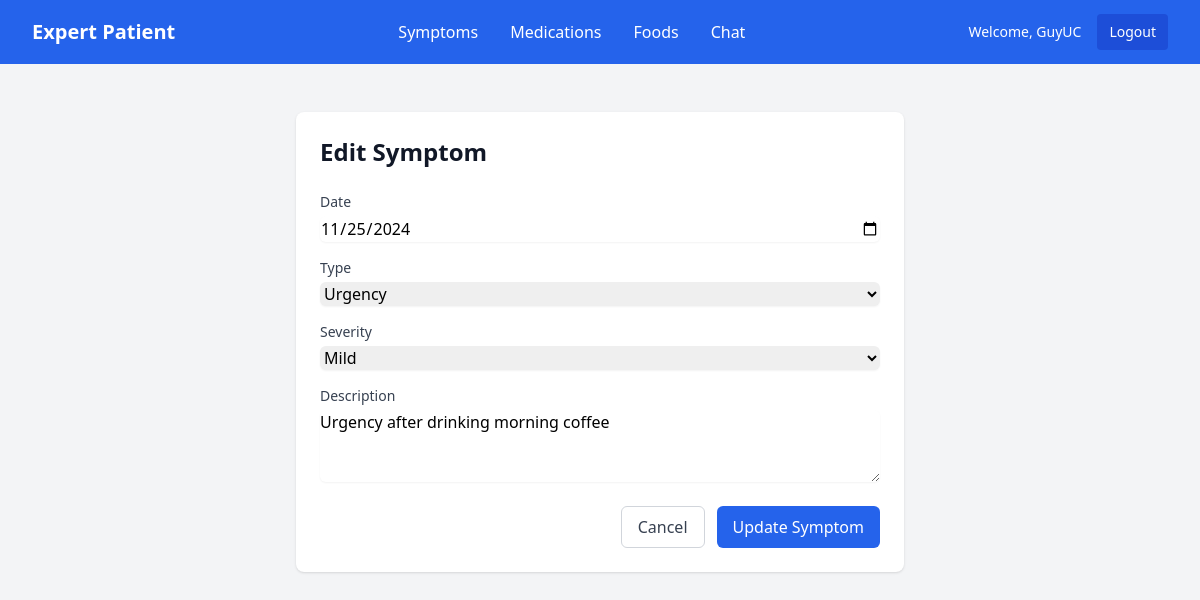
Page /symptoms/1/edit/ (signed in) on the committed database.
### symptoms/models.py (models this page shows, shortened)
class Symptom(models.Model):
    SEVERITY_CHOICES = [
        (1, 'Very Mild'),
        (2, 'Mild'),
        (3, 'Moderate'),
        (4, 'Severe'),
        (5, 'Very Severe'),
    ]
    SYMPTOM_TYPES = [
        ('pain', 'Abdominal Pain'),
        ('blood', 'Blood in Stool'),
        ('urgency', 'Urgency'),
        ('diarrhoea', 'Diarrhoea'),
        ('fatigue', 'Fatigue'),
        ('joint_pain', 'Joint Pain'),
        ('other', 'Other'),
    ]
    user = models.ForeignKey(settings.AUTH_USER_MODEL, on_delete=models.CASCADE)
    date = models.DateField(validators=[validate_past_date], default=date.today)
    type = models.CharField(max_length=100, choices=SYMPTOM_TYPES, default='other')
    severity = models.IntegerField(choices=SEVERITY_CHOICES)
    description = models.TextField(blank=True)
    class Meta:
        ordering = ['-date']

### symptoms/views.py (the view, shortened to what this page needs)
# urls.py: path('<int:pk>/edit/', views.SymptomUpdateView.as_view(), name='edit'),
class SymptomUpdateView(LoginRequiredMixin, UpdateView):
    model = Symptom
    form_class = SymptomForm
    template_name = 'symptoms/edit.html'
    success_url = reverse_lazy('symptoms:list')
    def get_queryset(self):
        return Symptom.objects.filter(user=self.request.user)

### symptoms/templates/symptoms/edit.html (shortened to what this page needs)
{% extends "base.html" %}
{% block content %}
<div class="max-w-2xl mx-auto px-4 sm:px-6 lg:px-8 py-12">
    <div class="bg-white shadow rounded-lg p-6">
        <h1 class="text-2xl font-bold text-gray-900 mb-6">Edit Symptom</h1>
        <form method="post" class="space-y-6">
            <div class="space-y-4">
                {% for field in form %}
                <div>
                    <label for="{{ field.id_for_label }}" class="block text-sm font-medium text-gray-700 mb-1">
                        {{ field.label }}
                    </label>
                    {{ field }}
                </div>
                {% endfor %}
            </div>
            <div class="flex justify-end space-x-3 mt-6">
                <a href="{% url 'symptoms:list' %}"
                    class="px-4 py-2 border border-gray-300 rounded-md text-gray-700 hover:bg-gray-50">
                    Cancel
                </a>
                <button type="submit" class="px-4 py-2 bg-blue-600 text-white rounded-md hover:bg-blue-700">
                    Update Symptom
                </button>
            </div>
        </form>
    </div>
</div>
{% endblock %}

### templates/base.html (shortened to what this page needs)
<!DOCTYPE html>
<html>
<head>
    <script src="https://cdn.tailwindcss.com"></script>
</head>
<body class="bg-gray-100">
    <nav class="bg-blue-600 text-white">
        <div class="max-w-7xl mx-auto px-4 sm:px-6 lg:px-8">
            <div class="flex justify-between h-16 items-center">
                <a href="{% url 'home:home' %}" class="text-xl font-bold">Expert Patient</a>
                <div class="flex justify-center">
                    <a class="px-4" href="{% url 'symptoms:list' %}">Symptoms</a>
                    <a class="px-4" href="{% url 'medications:list' %}">Medications</a>
                    <a class="px-4" href="{% url 'foods:list' %}">Foods</a>
                    <a class="px-4">Chat</a>
                </div>
                {% if user.is_authenticated %}
                <div class="flex items-center space-x-4">
                    <span class="text-sm">Welcome, {{ user.username }}</span>
                    <a href="{% url 'account_logout' %}"
                        class="text-sm bg-blue-700 px-3 py-2 rounded hover:bg-blue-800">
                        Logout
                    </a>
                </div>
                {% endif %}
            </div>
        </div>
    </nav>
    <main class="min-h-screen">
        {% block content %}{% endblock %}
    </main>
</body>
</html>

### rows in the picture
Symptom: form "11/25/2024" "Urgency" "Mild" "Urgency after drinking morning coffee"

### other values in the picture
{{ user.username }} "GuyUC"
{{ field.label }} "Date" "Type" "Severity" "Description"
